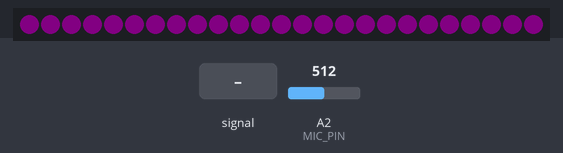
Simulated run of this sketch. Board: Arduino Uno, built with avr-gcc and run on an emulated ATmega328P. Parts: 25 RGB LEDs in strip order, left to right. The test bench sets the inputs (shaded band); at power-on: A2 (MIC_PIN) = 512. Dim RGB values are drawn brighter than linear.

Above: at 1.2 s.
1.3 s: A2 (MIC_PIN) fed a 200 Hz sine of ±460 counts around its level
At 2.11 s:
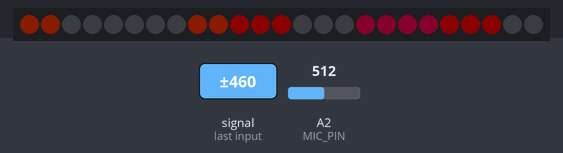
3.0 s: A2 (MIC_PIN) set to 306
At 3.25 s:
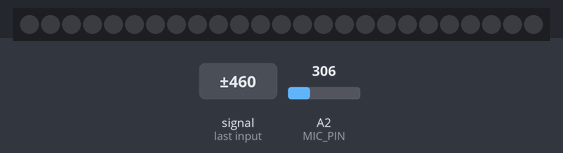
5.2 s: A2 (MIC_PIN) fed a 1000 Hz sine of ±255 counts around its level
At 5.83 s:
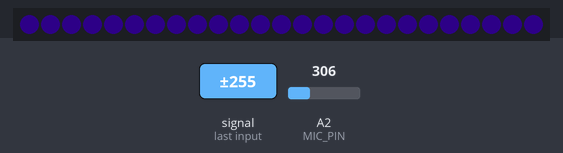
7.1 s: A2 (MIC_PIN) set to 160
At 7.33 s:
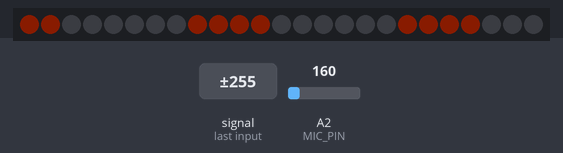
9.1 s: A2 (MIC_PIN) set to 189
At 9.7 s:
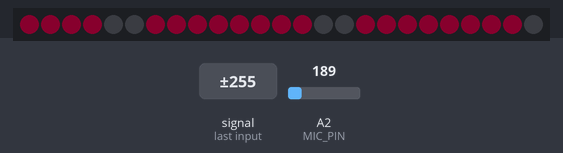
Timing chart, 0 to 11.6 s (numbered marks = the images above; inputs shaded):
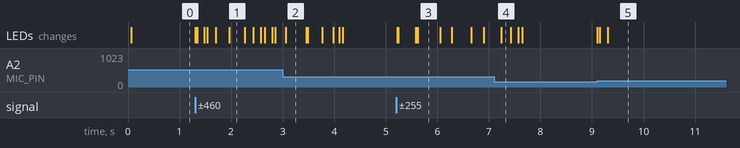

Measured:
- after the input at 1.3 s, the LEDs: first change at once (image 1 shows a later state)
- after the input at 3.0 s, the LEDs: change after 0.06 s (image 2)
- after the input at 5.2 s, the LEDs: first change at once (image 3 shows a later state)
- after the input at 7.1 s, the LEDs: change after 0.14 s (image 4)
- after the input at 9.1 s, the LEDs: first change at once (image 5 shows a later state)
- what the display in image 3 shows lasts 0.5 s, from 5.6 s to 6.1 s

The sketch:

bm_backpack.ino
```cpp
// (licence header left out)
#include <SPI.h>
#include <Adafruit_WS2801.h>

#include "SimpleVolume.h"

#define AGC_CONTROL  17

#define DATA_PIN  10   // Yellow
#define CLOCK_PIN 11   // Green

// Set the first variable to the NUMBER of pixels. 25 = 25 pixels in a row
Adafruit_WS2801 strip = Adafruit_WS2801(25, DATA_PIN, CLOCK_PIN);

// MUSIC STUFF  ---------------------------------------------------------
#define SAMPLES   12  // Length of buffer for dynamic level adjustment
#define MIC_PIN      A2  // Microphone is attached to this analog pin
#define TOP   6  // A bit more to go off scale.

SimpleVolume sv = SimpleVolume(MIC_PIN, SAMPLES, TOP, 256);

void setup() {
  pinMode(AGC_CONTROL, INPUT);

  strip.begin();
  strip.show();

  Serial.begin(9600);
}

void drawLine(uint16_t x, uint16_t height, uint32_t color) {
  for (int i=0;i<5;i++) {
    if (i<height) {
      strip.setPixelColor((x % 2 == 1 ? (4 - i) : i) + x * 5, color);
    } else {
      strip.setPixelColor((x % 2 == 1 ? (4 - i) : i) + x * 5, 0);
    }
  }
  strip.show();
}

int i;
uint8_t currentColumn;

void loop() {
  int height = sv.getVolume();

  // Color pixels based on rainbow gradient
  drawLine(currentColumn, height, Wheel(map(height,0,TOP,30,150)));
  if (++currentColumn >= 5) currentColumn = 0;

  delay(2);
}

// Create a 24 bit color value from R,G,B
uint32_t Color(byte r, byte g, byte b)
{
  uint32_t c;
  c = (byte)(0.05 * r);
  c <<= 8;
  c |= (byte)(0.05 * g);
  c <<= 8;
  c |= (byte)(0.05 * b);
  return c;
}

//Input a value 0 to 255 to get a color value.
//The colours are a transition r - g -b - back to r
uint32_t Wheel(byte WheelPos)
{
  if (WheelPos < 85) {
   return Color(WheelPos * 3, 255 - WheelPos * 3, 0);
  } else if (WheelPos < 170) {
   WheelPos -= 85;
   return Color(255 - WheelPos * 3, 0, WheelPos * 3);
  } else {
   WheelPos -= 170;
   return Color(0, WheelPos * 3, 255 - WheelPos * 3);
  }
}
```
